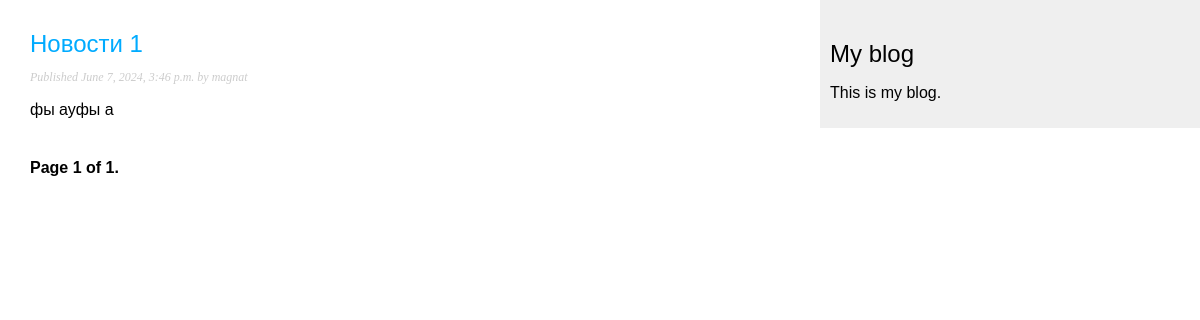
Page /blog/ on the earlier database version.
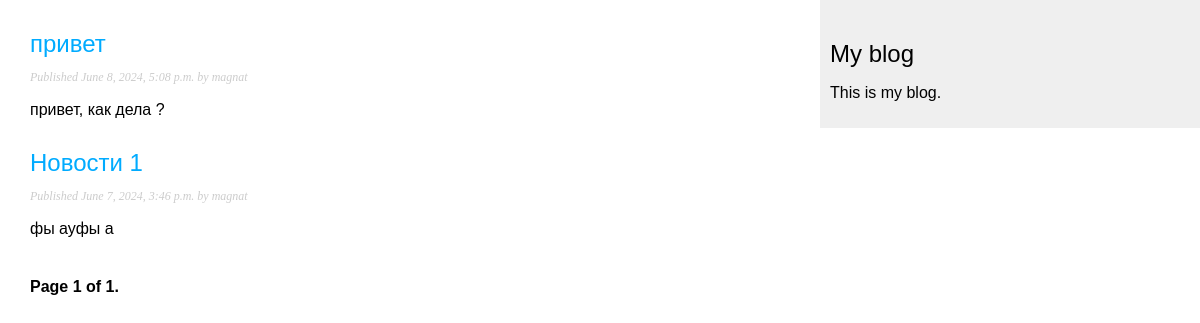
Same page on the later database version.
### blog/models.py (models this page shows, shortened)
class Post(models.Model):
    class Status(models.TextChoices):
        DRAFT = 'DF', 'Draft'
        PUBLISHED = 'PB', 'Published'
    title = models.CharField(max_length=250)
    slug = models.SlugField(max_length=250, unique_for_date='publish')
    author = models.ForeignKey(User, on_delete=models.CASCADE, related_name='blog_posts')
    body = models.TextField()
    publish = models.DateTimeField(default=timezone.now)
    created = models.DateTimeField(auto_now_add=True)
    updated = models.DateTimeField(auto_now=True)
    status = models.CharField(max_length=2, choices=Status.choices, default=Status.DRAFT)
    objects = models.Manager()
    published = PublishedManager()
    class Meta:
        ordering = ['-publish']
        indexes = [
            models.Index(fields=['-publish']),
            ]
    def get_absolute_url(self):
        return reverse('blog:post_detail', args=[self.publish.year, self.publish.month, self.publish.day, self.slug])

### blog/views.py (the view)
# urls.py: path('', post_list, name='post_list'),
def post_list(request):
    post = Post.published.all()
    paginator = Paginator(post, 2)
    page_number = request.GET.get('page', 1)
    try:
        posts = paginator.page(page_number)
    except PageNotAnInteger:
        posts = paginator.page(1)
    except EmptyPage:
        posts = paginator.page(1)
    context = {
        'posts': posts
    }
    return render(request, 'blog/post/list.html', context)

### blog/models.py (called while the page is built)
    def get_queryset(self):
        return super().get_queryset().filter(status=Post.Status.PUBLISHED)

### blog/templates/blog/post/list.html (shortened to what this page needs)
{% extends 'blog/base.html' %}
{% block content %}
{% for post in posts %}
<h2>
    <a href="{{ post.get_absolute_url }}">
        {{ post.title }}
    </a>
</h2>
<p class="date">
    Published {{ post.publish }} by {{ post.author }}
</p>
{{ post.body|truncatewords:30|linebreaks }}
{% endfor %}
{% include "blog/paginator.html" with page=posts%}
{% endblock %}

### blog/templates/blog/base.html (shortened to what this page needs)
{% load static %}
<!DOCTYPE html>
<html lang="en">
<head>
    <link href="{% static "css/style.css" %}" rel="stylesheet">
</head>
<body>
    <div id="content">
        {% block content %}
        {% endblock %}
    </div>
    <div id="sidebar">
        <h2>My blog</h2>
        <p>This is my blog.</p>
    </div>
</body>
</html>

### blog/templates/blog/paginator.html (shortened to what this page needs)
<div class="pagination">
    <span class="step-links">
        <span class="current">
            Page {{ page.number }} of {{ page.paginator.num_pages }}.
        </span>
    </span>
</div>

### blog/static/css/style.css (style rules this page uses)
body { margin:0; padding:0; font-family:helvetica, sans-serif; }
a { color:#00abff; text-decoration:none; }
h2 { font-weight:normal; margin:30px 0 0; }
#content { float:left; width:60%; padding:0 0 0 30px; }
#sidebar { float:right; width:30%; padding:10px; background:#efefef; height:100%; }
p.date { color:#ccc; font-family: georgia, serif; font-size: 12px; font-style: italic; }
.pagination { margin:40px 0; font-weight:bold; }

Differences in the rows shown:
added Post: title "привет", publish "June 8, 2024, 5:08 p.m.", author "magnat", body "привет, как дела ?"
